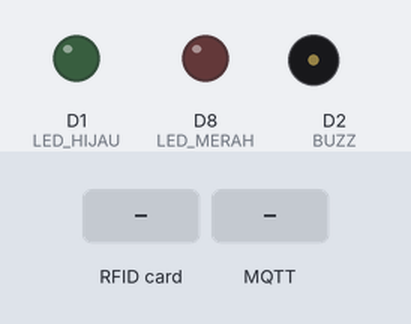
A sketch run on a simulated ESP8266 (NodeMCU). On the bench: output pins drawn as LEDs (lit = HIGH), buzzer (waves = sounding, pin HIGH). The test bench sets the inputs (shaded band). WiFi joins after 1.5 s; servers stay silent unless stated; no MQTT or app messages arrive unless stated; what the sketch prints to the serial monitor is not drawn.

Above: at 2.7 s.
2.8 s: RFID card 5E 7A 19 C4 held to the reader
4.4 s: MQTT message "F" arrives on the first subscribed topic
5.9 s: MQTT message "1" arrives on the first subscribed topic
7.4 s: MQTT message "on" arrives on the first subscribed topic
Timing chart, 0 to 9.9 s (numbered marks = the images above; inputs shaded):
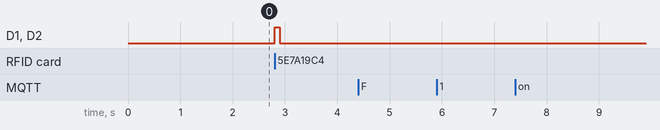

The sketch:

rfidrabbitmq.ino
```cpp
#define ARDUINOJSON_ENABLE_ARDUINO_STRING 1
#include <ArduinoJson.h>
#include <ESP8266WiFi.h>
#include <PubSubClient.h>
#include <MFRC522.h>
#include <SPI.h>

#define SS_PIN D4
#define RST_PIN D3
#define LED_MERAH D8
#define LED_HIJAU D1
#define BUZZ D2

const char *ssid = "Di isi dengan SSID wifi";
const char *password = "di isi dengan password wifi";
const char *mqtt_server = "di isi dengan IP server MQTT";
const char *mqtt_user = "di isi dengan user MQTT";
const char *mqtt_password = "di isi dengan password MQTT";

char pesanPUB[256];
String pesanSUB;
String tag;

MFRC522 RFID(SS_PIN, RST_PIN);

WiFiClient espClient;
PubSubClient client(espClient);

long lastMsg = 0;
char msg[50];
int value = 0;

void setup()
{
  SPI.begin();
  RFID.PCD_Init();
  pinMode(LED_HIJAU, OUTPUT);
  pinMode(LED_MERAH, OUTPUT);
  pinMode(BUZZ, OUTPUT);
  digitalWrite(BUZZ, LOW);
  pinMode(BUILTIN_LED, OUTPUT);
  Serial.begin(9600);
  Serial.setDebugOutput(true);
  setup_wifi();
  client.setServer(mqtt_server, 1883);
  client.setCallback(callback);

}

void setup_wifi()
{
  delay(10);
  Serial.println();
  Serial.print("Sedang koneksi ke ");
  Serial.println(ssid);
  WiFi.mode(WIFI_STA);
  WiFi.begin(ssid, password);
  while (WiFi.status() != WL_CONNECTED)
  {
    delay(500);
    Serial.print(".");
  }

  Serial.println("");
  Serial.println("Berhasil terhubung ke WiFi");
  Serial.print("Alamat IP: ");
  Serial.println(WiFi.localIP());
  Serial.print("MAC Address ");
  Serial.println(WiFi.macAddress());
}

void callback(char *topic, byte *payload, unsigned int length)
{
  pesanSUB ="";
  StaticJsonDocument<200> subjson;
  Serial.print("Pesan masuk [");
  Serial.print(topic);
  Serial.print("] ");
  for (int i = 0; i < length; i++)
  {
    Serial.print((char)payload[i]);
    pesanSUB += (char)payload[i];
  }
  Serial.println();
  deserializeJson(subjson, pesanSUB);
  String status_data = subjson["status"];
  String mac_addr = subjson["mac_address"];
  //Serial.println(statusabsen);

  if(mac_addr == WiFi.macAddress())
  {
    if(status_data == "F")
    {
      digitalWrite(LED_MERAH, HIGH);
      digitalWrite(BUZZ, HIGH);
      delay(200);
      digitalWrite(BUZZ, LOW);
      delay(200);
      digitalWrite(BUZZ, HIGH);
      delay(200);
      digitalWrite(BUZZ, LOW);
      delay(200);
      digitalWrite(LED_MERAH, LOW);
    }
    else
    {
      digitalWrite(LED_HIJAU, HIGH);
      //digitalWrite(BUZZ, HIGH);
      delay(100);
      digitalWrite(LED_HIJAU, LOW);
      //digitalWrite(BUZZ, LOW);
    }
  }
  Serial.println();
}

void reconnect()
{
  while (!client.connected())
  {
    Serial.print("Koneksi ke server MQTT ...");
    if (client.connect("ESP8266Client", mqtt_user, mqtt_password))
    {
      Serial.println(" koneksi berhasil");
      //client.publish("rfid.out", "Halo SMK Kartika");
      client.subscribe("rfid.in");
    }
    else
    {
      Serial.print("gagal, rc=");
      Serial.print(client.state());
      Serial.println(" konek ulang dalam 5 detik");
      delay(5000);
    }
  }
}

void loop()
{
  if (!client.connected())
  {
    reconnect();
  }

  client.loop();

  if (!RFID.PICC_IsNewCardPresent() || !RFID.PICC_ReadCardSerial())
  {
    return;
  }
  else
  {
    DynamicJsonDocument pubjson(2048);
    for (byte i = 0; i < RFID.uid.size; i++)
    {
      tag += String(RFID.uid.uidByte[i], HEX);
    }
    RFID.PICC_HaltA();
    RFID.PCD_StopCrypto1();
    pubjson["id_rfid"] = tag;
    pubjson["mac"] = WiFi.macAddress();
    serializeJson(pubjson, pesanPUB);
    ++value;
    snprintf(msg, 75, pesanPUB, value);
    Serial.print("Publish pesan: ");
    Serial.println(pesanPUB);
    client.publish("rfid.out", pesanPUB);
    digitalWrite(BUZZ, HIGH);
    digitalWrite(LED_HIJAU, HIGH);
    delay(100);
    digitalWrite(BUZZ, LOW);
    digitalWrite(LED_HIJAU, LOW);
    tag = "";
  }
}
```

Measured:
- after the input at 2.8 s, D1 (LED_HIJAU), D2 (BUZZ): LOW → HIGH at once, → LOW 0.10 s later
- after the input at 4.4 s, every drawn part: stays the same
- after the input at 5.9 s, every drawn part: stays the same
- after the input at 7.4 s, every drawn part: stays the same
